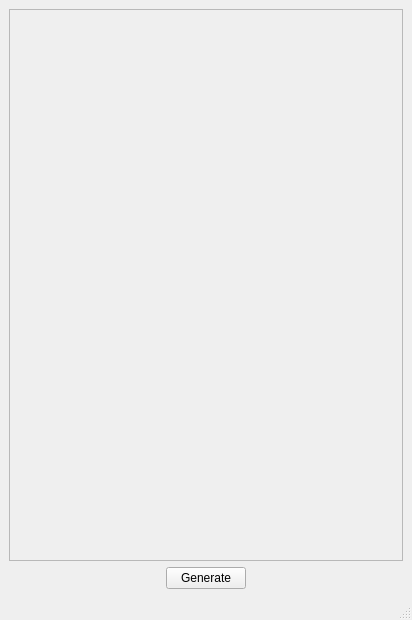
<?xml version="1.0" encoding="UTF-8"?>
<ui version="4.0">
 <class>ReportMainWindow</class>
 <widget class="QMainWindow" name="ReportMainWindow">
  <property name="geometry">
   <rect>
    <x>0</x>
    <y>0</y>
    <width>412</width>
    <height>620</height>
   </rect>
  </property>
  <property name="windowTitle">
   <string>Report Manager</string>
  </property>
  <widget class="QWidget" name="centralwidget">
   <layout class="QGridLayout" name="gridLayout">
    <item row="0" column="0">
     <widget class="QFrame" name="treeArea">
      <property name="sizePolicy">
       <sizepolicy hsizetype="Expanding" vsizetype="Expanding">
        <horstretch>0</horstretch>
        <verstretch>0</verstretch>
       </sizepolicy>
      </property>
      <property name="frameShape">
       <enum>QFrame::StyledPanel</enum>
      </property>
      <property name="frameShadow">
       <enum>QFrame::Raised</enum>
      </property>
     </widget>
    </item>
    <item row="1" column="0">
     <layout class="QHBoxLayout" name="horizontalLayout">
      <item>
       <spacer name="horizontalSpacer">
        <property name="orientation">
         <enum>Qt::Horizontal</enum>
        </property>
        <property name="sizeHint" stdset="0">
         <size>
          <width>40</width>
          <height>20</height>
         </size>
        </property>
       </spacer>
      </item>
      <item>
       <widget class="QPushButton" name="generateButton">
        <property name="maximumSize">
         <size>
          <width>16777215</width>
          <height>27</height>
         </size>
        </property>
        <property name="text">
         <string>Generate</string>
        </property>
       </widget>
      </item>
      <item>
       <spacer name="horizontalSpacer_2">
        <property name="orientation">
         <enum>Qt::Horizontal</enum>
        </property>
        <property name="sizeHint" stdset="0">
         <size>
          <width>40</width>
          <height>20</height>
         </size>
        </property>
       </spacer>
      </item>
     </layout>
    </item>
   </layout>
  </widget>
  <widget class="QMenuBar" name="menubar">
   <property name="geometry">
    <rect>
     <x>0</x>
     <y>0</y>
     <width>412</width>
     <height>23</height>
    </rect>
   </property>
  </widget>
  <widget class="QStatusBar" name="statusbar"/>
 </widget>
 <resources/>
 <connections/>
</ui>
